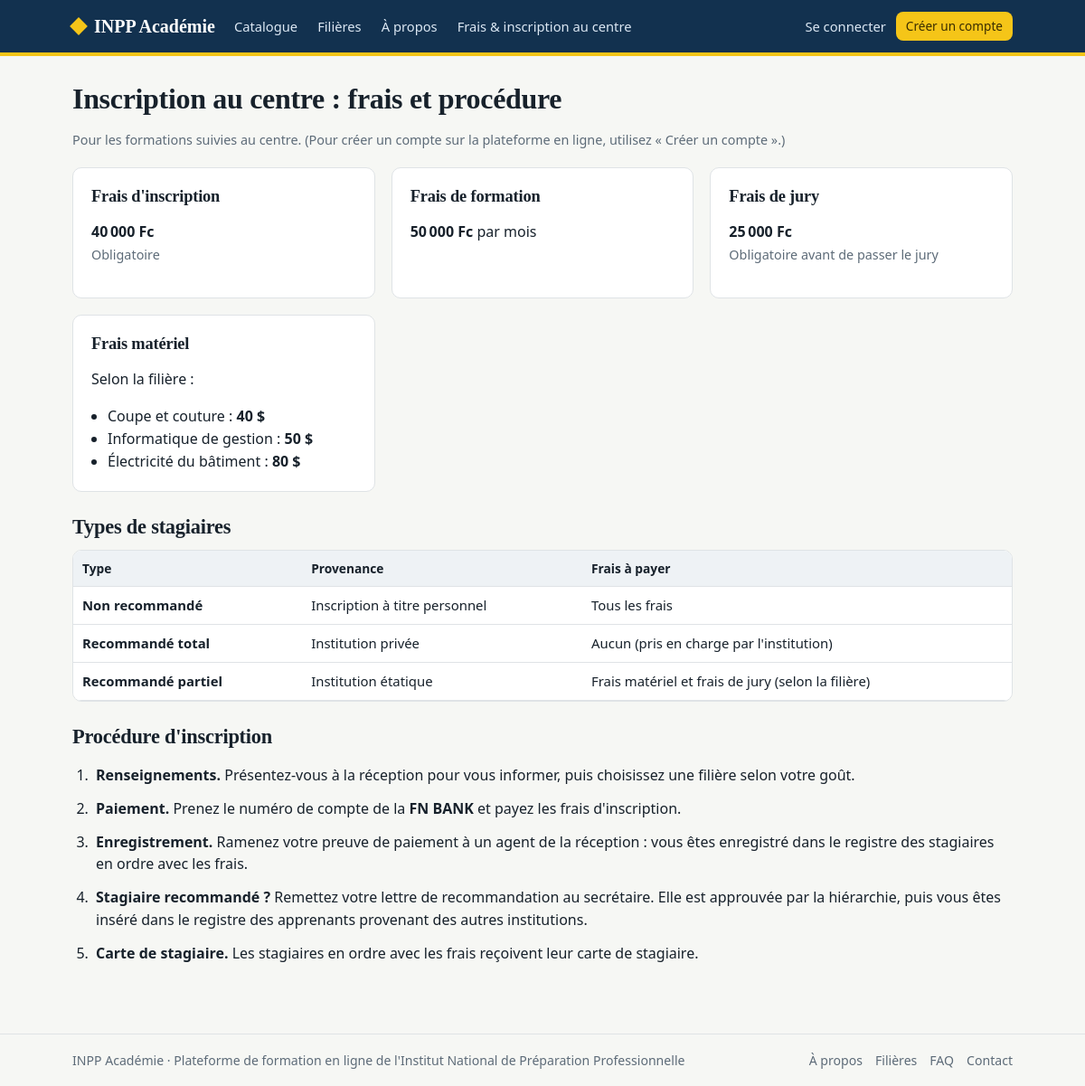
The page /procedure-inscription on the database its author committed.
### tables this page shows
CREATE TABLE settings (
    key TEXT PRIMARY KEY,
    value TEXT NOT NULL
);

CREATE TABLE filieres (
    id INTEGER PRIMARY KEY AUTOINCREMENT,
    name TEXT NOT NULL UNIQUE,
    material_fee REAL NOT NULL DEFAULT 0,      -- frais matériel en USD (40, 50, 80 selon la filière)
    active INTEGER NOT NULL DEFAULT 1
, service_id INTEGER REFERENCES services(id));

### app.py (the view)
@app.route("/procedure-inscription")
def procedure():
    filieres = get_db().execute("SELECT * FROM filieres WHERE active=1 ORDER BY name").fetchall()
    return render_template("procedure.html", cfg=get_settings(), filieres=filieres)

### app.py (called while the page is built)
def get_db():
    if "db" not in g:
        g.db = database.connect()
    return g.db

@app.before_request
def csrf_protect():
    if request.method == "POST":
        sent = request.form.get("_csrf", "")
        if not sent or not secrets.compare_digest(sent, session.get("_csrf", "")):
            abort(400, "Formulaire expiré. Rechargez la page et recommencez.")

@app.before_request
def load_user():
    g.user = None
    uid = session.get("uid")
    if uid:
        g.user = get_db().execute("SELECT * FROM users WHERE id=?", (uid,)).fetchone()
        if g.user is None:
            session.clear()
    if (g.user and g.user["must_change_password"]
            and request.endpoint not in ("change_password", "logout", "static")):
        return redirect(url_for("change_password"))

@app.context_processor
def inject_nav():
    pending = 0
    if g.get("user") and g.user["role"] == "formateur":
        pending = get_db().execute(
            "SELECT COUNT(*) FROM enrollments e JOIN courses c ON c.id=e.course_id "
            "WHERE c.trainer_id=? AND e.status='pending'", (g.user["id"],)).fetchone()[0]
    return {"pending_total": pending}

def get_settings():
    return {r["key"]: r["value"] for r in get_db().execute("SELECT key, value FROM settings")}

### db.py (called while the page is built)
def connect():
    conn = sqlite3.connect(DB_PATH)
    conn.row_factory = sqlite3.Row
    conn.execute("PRAGMA foreign_keys = ON")
    return conn

### fees.py (called while the page is built)
def format_money(value, currency):
    value = float(value or 0)
    text = f"{int(round(value)):,}".replace(",", "\u202f") if abs(value - round(value)) < 0.005 \
        else f"{value:,.2f}".replace(",", "\u202f")
    return f"{text}\u00a0$" if currency == "USD" else f"{text}\u00a0Fc"

### templates/procedure.html
{% extends "base.html" %}{% block title %}Frais et procédure d'inscription{% endblock %}
{% block content %}
<h1>Inscription au centre : frais et procédure</h1>
<p class="meta">Pour les formations suivies au centre. (Pour créer un compte sur la plateforme en ligne, utilisez « Créer un compte ».)</p>
<div class="grid" style="margin:18px 0 26px">
  <div class="card"><h3>Frais d'inscription</h3><p><strong>{{ cfg.inscription_fee|float|money('FC') }}</strong><br><span class="meta">Obligatoire</span></p></div>
  <div class="card"><h3>Frais de formation</h3><p><strong>{{ cfg.formation_fee|float|money('FC') }}</strong> par mois</p></div>
  <div class="card"><h3>Frais de jury</h3><p><strong>{{ cfg.jury_fee|float|money('FC') }}</strong><br><span class="meta">Obligatoire avant de passer le jury</span></p></div>
  <div class="card"><h3>Frais matériel</h3><p>Selon la filière :</p>
    {% if filieres %}<ul style="margin:0;padding-left:18px">{% for f in filieres %}<li>{{ f.name }} : <strong>{{ f.material_fee|money('USD') }}</strong></li>{% endfor %}</ul>
    {% else %}<p class="meta">Les filières seront publiées prochainement.</p>{% endif %}</div>
</div>
<h2>Types de stagiaires</h2>
<div class="scroll" style="margin-bottom:26px"><table><thead><tr><th>Type</th><th>Provenance</th><th>Frais à payer</th></tr></thead><tbody>
<tr><td><strong>Non recommandé</strong></td><td>Inscription à titre personnel</td><td>Tous les frais</td></tr>
<tr><td><strong>Recommandé total</strong></td><td>Institution privée</td><td>Aucun (pris en charge par l'institution)</td></tr>
<tr><td><strong>Recommandé partiel</strong></td><td>Institution étatique</td><td>Frais matériel et frais de jury (selon la filière)</td></tr>
</tbody></table></div>
<h2>Procédure d'inscription</h2>
<ol class="steps">
  <li><strong>Renseignements.</strong> Présentez-vous à la réception pour vous informer, puis choisissez une filière selon votre goût.</li>
  <li><strong>Paiement.</strong> Prenez le numéro de compte de la <strong>{{ cfg.bank_name or 'banque' }}</strong>{% if cfg.bank_account %} (<strong>{{ cfg.bank_account }}</strong>){% endif %} et payez les frais d'inscription.</li>
  <li><strong>Enregistrement.</strong> Ramenez votre preuve de paiement à un agent de la réception : vous êtes enregistré dans le registre des stagiaires en ordre avec les frais.</li>
  <li><strong>Stagiaire recommandé ?</strong> Remettez votre lettre de recommandation au secrétaire. Elle est approuvée par la hiérarchie, puis vous êtes inséré dans le registre des apprenants provenant des autres institutions.</li>
  <li><strong>Carte de stagiaire.</strong> Les stagiaires en ordre avec les frais reçoivent leur carte de stagiaire.</li>
</ol>
{% endblock %}

### static/style.css (style rules this page uses)
:root { --ink:#17212b;--muted:#5d6b78;--navy:#12314f;--river:#0b6fb8;--sun:#f5c518;--paper:#f6f7f4;--card:#fff;--line:#dfe3e6;--ok:#1f7a4d;--okbg:#e6f4ec;--bad:#b3261e;--badbg:#fdeceb;--warn:#7a5a00;--warnbg:#fff4cc;--infobg:#e7f1fa }
* { box-sizing:border-box }
body { margin:0;font:16px/1.55 "Segoe UI",Roboto,Helvetica,Arial,sans-serif;color:var(--ink);background:var(--paper) }
h1,h2,h3 { font-family:Georgia,"Times New Roman",serif;line-height:1.2;margin:0 0 .5em;letter-spacing:-.01em }
h1 { font-size:2rem }
h2 { font-size:1.4rem }
h3 { font-size:1.15rem }
.card { background:var(--card);border:1px solid var(--line);border-radius:10px;padding:20px }
.grid { display:grid;grid-template-columns:repeat(auto-fill,minmax(300px,1fr));gap:18px }
.meta { color:var(--muted);font-size:.9rem }
table { width:100%;border-collapse:collapse;background:#fff;font-size:.93rem }
th,td { padding:9px 10px;border-bottom:1px solid var(--line);text-align:left;vertical-align:middle }
th { background:#eef2f5;font-weight:600;font-size:.86rem }
.scroll { overflow-x:auto;border:1px solid var(--line);border-radius:10px }
.steps { padding-left:22px }
.steps li { margin-bottom:12px;padding-left:4px }

### rows shown on the page
settings: inscription_fee "40 000 Fc"
settings: formation_fee "50 000 Fc"
settings: jury_fee "25 000 Fc"
filieres: name "Coupe et couture", material_fee "40 $"
filieres: name "Informatique de gestion", material_fee "50 $"
filieres: name "Électricité du bâtiment", material_fee "80 $"
settings: value "FN BANK"
